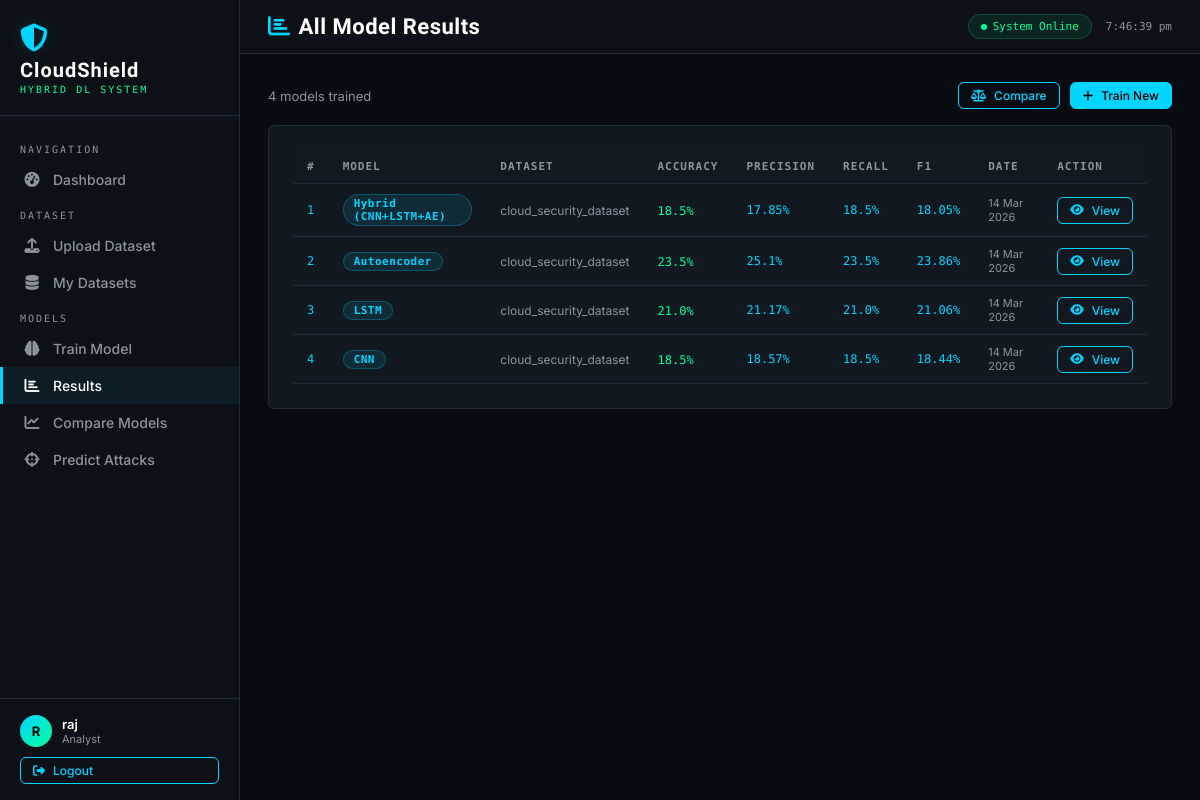
The page /ml/results/ (signed in) on the database its author committed.
### ml_models/models.py (models this page shows, shortened)
class ModelResult(models.Model):
    MODEL_CHOICES = [
        ('cnn', 'CNN'),
        ('lstm', 'LSTM'),
        ('autoencoder', 'Autoencoder'),
        ('hybrid', 'Hybrid (CNN+LSTM+AE)'),
    ]
    user = models.ForeignKey(User, on_delete=models.CASCADE)
    dataset = models.ForeignKey(Dataset, on_delete=models.CASCADE)
    model_name = models.CharField(max_length=50, choices=MODEL_CHOICES)
    accuracy = models.FloatField(default=0)
    precision = models.FloatField(default=0)
    recall = models.FloatField(default=0)
    f1_score = models.FloatField(default=0)
    confusion_matrix_img = models.CharField(max_length=500, blank=True)
    training_history = models.TextField(blank=True)  # JSON
    label_classes = models.TextField(blank=True)  # JSON
    created_at = models.DateTimeField(auto_now_add=True)
    class Meta:
        ordering = ['-created_at']

### dataset/models.py (models this page shows, shortened)
class Dataset(models.Model):
    name = models.CharField(max_length=200)
    file = models.FileField(upload_to='datasets/')
    uploaded_by = models.ForeignKey(User, on_delete=models.CASCADE)
    uploaded_at = models.DateTimeField(auto_now_add=True)
    rows = models.IntegerField(default=0)
    columns = models.IntegerField(default=0)
    description = models.TextField(blank=True)
    class Meta:
        ordering = ['-uploaded_at']

### ml_models/views.py (the view)
# urls.py: path('results/', views.all_results, name='all_results'),
@login_required
def all_results(request):
    results = ModelResult.objects.filter(user=request.user)
    return render(request, 'ml_models/all_results.html', {'results': results})

### templates/ml_models/all_results.html (shortened to what this page needs)
{% extends 'base.html' %}
{% block page_title %}<i class="fas fa-chart-bar" style="color:var(--accent);margin-right:8px"></i>All Model Results{% endblock %}
{% block content %}
<div class="flex-between mb-4">
  <p class="text-muted">{{ results.count }} model{{ results.count|pluralize }} trained</p>
  <div style="display:flex;gap:10px;">
    <a href="{% url 'compare_models' %}" class="btn btn-outline btn-sm"><i class="fas fa-balance-scale"></i> Compare</a>
    <a href="{% url 'train_model' %}" class="btn btn-primary btn-sm"><i class="fas fa-plus"></i> Train New</a>
  </div>
</div>
{% if results %}
<div class="card">
  <div class="table-wrap">
    <table>
      <thead>
        <tr><th>#</th><th>Model</th><th>Dataset</th><th>Accuracy</th><th>Precision</th><th>Recall</th><th>F1</th><th>Date</th><th>Action</th></tr>
      </thead>
      <tbody>
        {% for r in results %}
        <tr>
          <td class="mono">{{ forloop.counter }}</td>
          <td><span class="badge badge-info">{{ r.get_model_name_display }}</span></td>
          <td class="text-muted" style="font-size:12px">{{ r.dataset.name }}</td>
          <td><span class="mono" style="color:var(--accent2)">{{ r.accuracy }}%</span></td>
          <td class="mono">{{ r.precision }}%</td>
          <td class="mono">{{ r.recall }}%</td>
          <td class="mono">{{ r.f1_score }}%</td>
          <td class="text-muted" style="font-size:11px">{{ r.created_at|date:"d M Y" }}</td>
          <td><a href="{% url 'model_result' r.pk %}" class="btn btn-outline btn-sm"><i class="fas fa-eye"></i> View</a></td>
        </tr>
        {% endfor %}
      </tbody>
    </table>
  </div>
</div>
{% endif %}
{% endblock %}

### templates/base.html (shortened to what this page needs)
<!DOCTYPE html>
<html lang="en">
<head>
<link href="https://cdnjs.cloudflare.com/ajax/libs/font-awesome/6.5.0/css/all.min.css" rel="stylesheet">
</head>
<body>
{% if user.is_authenticated %}
<aside class="sidebar">
  <div class="sidebar-logo">
    <i class="fas fa-shield-halved logo-icon"></i>
    <div class="logo-text">CloudShield</div>
    <div class="logo-sub">HYBRID DL SYSTEM</div>
  </div>
  <nav class="sidebar-nav">
    <div class="nav-section-label">Navigation</div>
    <a href="{% url 'dashboard' %}" class="nav-link {% if request.resolver_match.url_name == 'dashboard' %}active{% endif %}">
      <i class="fas fa-tachometer-alt"></i> Dashboard
    </a>
    <div class="nav-section-label">Dataset</div>
    <a href="{% url 'upload_dataset' %}" class="nav-link {% if request.resolver_match.url_name == 'upload_dataset' %}active{% endif %}">
      <i class="fas fa-upload"></i> Upload Dataset
    </a>
    <a href="{% url 'list_datasets' %}" class="nav-link {% if request.resolver_match.url_name == 'list_datasets' %}active{% endif %}">
      <i class="fas fa-database"></i> My Datasets
    </a>
    <div class="nav-section-label">Models</div>
    <a href="{% url 'train_model' %}" class="nav-link {% if request.resolver_match.url_name == 'train_model' %}active{% endif %}">
      <i class="fas fa-brain"></i> Train Model
    </a>
    <a href="{% url 'all_results' %}" class="nav-link {% if request.resolver_match.url_name == 'all_results' %}active{% endif %}">
      <i class="fas fa-chart-bar"></i> Results
    </a>
    <a href="{% url 'compare_models' %}" class="nav-link {% if request.resolver_match.url_name == 'compare_models' %}active{% endif %}">
      <i class="fas fa-chart-line"></i> Compare Models
    </a>
    <a href="{% url 'predict' %}" class="nav-link {% if request.resolver_match.url_name == 'predict' %}active{% endif %}">
      <i class="fas fa-crosshairs"></i> Predict Attacks
    </a>
  </nav>
  <div class="sidebar-footer">
    <div class="user-info">
      <div class="avatar">{{ user.username.0|upper }}</div>
      <div>
        <div style="font-weight:600;color:#fff;font-size:13px;">{{ user.username }}</div>
        <div style="font-size:11px;color:var(--text2);">Analyst</div>
      </div>
    </div>
    <a href="{% url 'logout' %}" class="btn btn-outline btn-sm w-100">
      <i class="fas fa-sign-out-alt"></i> Logout
    </a>
  </div>
</aside>
{% endif %}
<div class="main-content" {% if not user.is_authenticated %}style="margin-left:0"{% endif %}>
  {% if user.is_authenticated %}
  <div class="topbar">
    <div class="topbar-title">{% block page_title %}Overview{% endblock %}</div>
    <div class="topbar-right">
      <div class="status-badge">
        <span class="status-dot"></span> System Online
      </div>
      <span style="font-family:var(--font-mono);font-size:11px;color:var(--text2);" id="clock"></span>
    </div>
  </div>
  {% endif %}
  <div class="page-body">
    {% block content %}{% endblock %}
  </div>
</div>
</body>
</html>

### rows shown on the page
ModelResult: model_name "Hybrid (CNN+LSTM+AE)", dataset.name "cloud_security_dataset", accuracy "18.5", precision "17.85", recall "18.5", f1_score "18.05", created_at "14 Mar 2026"
ModelResult: model_name "Autoencoder", dataset.name "cloud_security_dataset", accuracy "23.5", precision "25.1", recall "23.5", f1_score "23.86", created_at "14 Mar 2026"
ModelResult: model_name "LSTM", dataset.name "cloud_security_dataset", accuracy "21.0", precision "21.17", recall "21.0", f1_score "21.06", created_at "14 Mar 2026"
ModelResult: model_name "CNN", dataset.name "cloud_security_dataset", accuracy "18.5", precision "18.57", recall "18.5", f1_score "18.44", created_at "14 Mar 2026"

### other values the page prints
{{ user.username.0|upper }} "R"
{{ user.username }} "raj"
{{ results.count }} "4"
